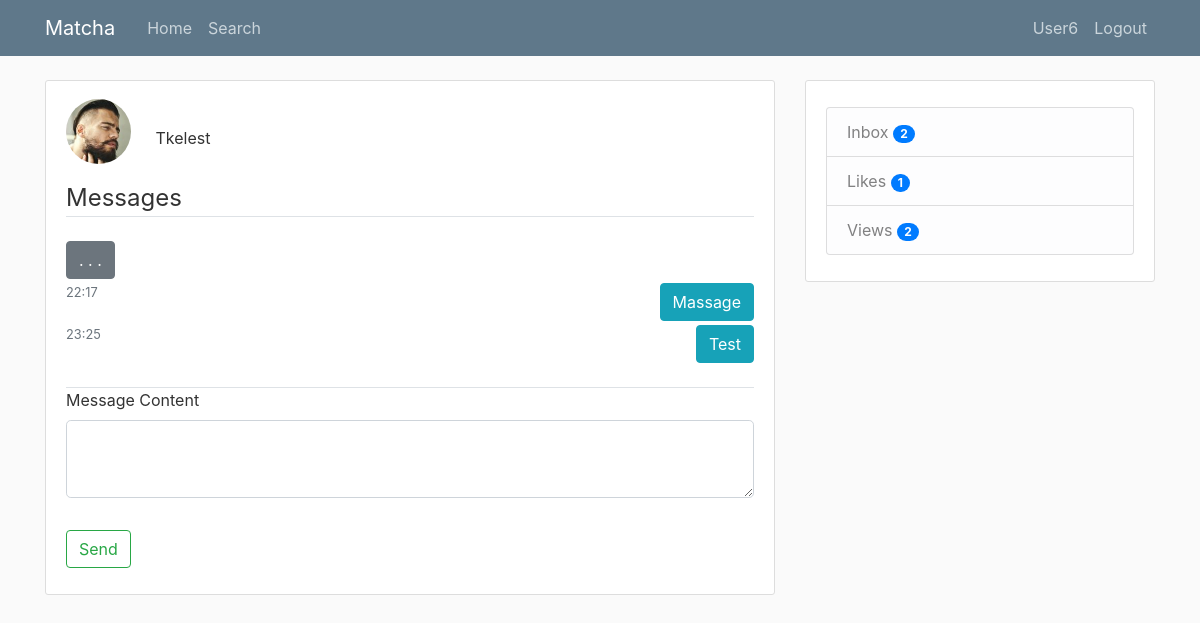
Screenshot of /messages/1 (signed in) with the database file from the repository.
### tables this page shows
CREATE TABLE users (
            user_id INTEGER PRIMARY KEY AUTOINCREMENT,
            firstname TEXT NOT NULL,
            lastname TEXT NOT NULL,
            age INTEGER NOT NULL,
            birthdate TEXT NOT NULL,
            username TEXT NOT NULL,
            email TEXT NOT NULL,
            password TEXT NOT NULL,
            gender TEXT NOT NULL,
            sexual_pref TEXT NULL,
            biography TEXT NULL,
            famerating INTEGER DEFAULT 100,
            image_file_p TEXT DEFAULT "default.jpg",
            image_file_1 TEXT NULL,
            image_file_2 TEXT NULL,
            image_file_3 TEXT NULL,
            image_file_4 TEXT NULL,
            image_file_5 TEXT NULL,
            geo_track TEXT DEFAULT "1",
            location_city TEXT NULL,
            location_region TEXT NULL,
            lat_data INTEGER NULL,
            long_data INTEGER NULL,
            last_seen TEXT NULL,
            authenticated INTEGER DEFAULT 0
            );

CREATE TABLE messages (
            id INTEGER PRIMARY KEY AUTOINCREMENT,
            recipient INTEGER NULL,
            content TEXT NULL,
            date TEXT NULL,
            time TEXT NULL,
            user_id INTEGER NOT NULL,
            FOREIGN KEY (user_id)
                REFERENCES users (user_id) 
            );

### matcha/routes.py (the view, shortened to what this page needs)
@app.route('/messages/<user_id>', methods=['GET', 'POST'])
@login_required
def messages(user_id):
    form = MessagesForm()
    conn = sql.connect('matcha\\users.db')
    cur = conn.cursor()
    if not check_match(conn, cur, user_id, current_user.user_id):
        flash('Unable to access', 'danger')
        return redirect(url_for('home'))
    cur.execute("SELECT * FROM messages WHERE user_id=:currentuser AND recipient=:recipient", {'currentuser': current_user.user_id, 'recipient': user_id})
    messages1 = cur.fetchall()
    cur.execute("SELECT * FROM messages WHERE messages.user_id=:seconduser AND messages.recipient=:currentuser", {'seconduser': user_id, 'currentuser': current_user.user_id})
    messages2 = cur.fetchall()
    print ('messages from clicked user', len(messages2))
    update_message_notification(conn, cur, len(messages2), user_id, current_user.user_id)
    cur.execute("SELECT image_file_p, username, user_id FROM users WHERE user_id=:seconduser", {'seconduser': user_id})
    seconduser_data = cur.fetchone()
    conn.close()
    messages1 = messages1 if messages1 else [(None, None, '. . .', None, '', None)]
    messages2 = messages2 if messages2 else [(None, current_user.user_id, '. . .', None, '', None)]
    messages3 = []
    messages3 = messages1 + messages2
    def getKey(item):
        return item[4]
    messages3 = sorted(messages3, key=getKey)
    return render_template('messages.html', title='Messages', form=form, messages1=messages1, messages2=messages2, seconduser_data=seconduser_data, messages3=messages3)

### matcha/forms.py
class MessagesForm(FlaskForm):
    message_content = TextAreaField('Message Content',
                                    validators=[DataRequired()])
    submit          = SubmitField('Send')

### matcha/dbfunctions.py (called while the page is built)
def check_match(conn, cur, user_id, current_user_id):
    with conn:
        cur.execute("""SELECT * FROM likes WHERE liked_user=:liked_user
                    AND user_id=:user_id""", {'liked_user': current_user_id, 'user_id': user_id})
        liked = cur.fetchone()
        cur.execute("""SELECT * FROM likes WHERE liked_user=:liked_user
                    AND user_id=:user_id""", {'liked_user': user_id, 'user_id': current_user_id})
        likee = cur.fetchone()
    if not liked:
        return (False)
    if not likee:
        return (False)
    if liked[1] == likee[2]:
        return (True)
    else:
        return(False)

def update_message_notification(conn, cur, updated_message, user_id, current_user_id):
    with conn:
        cur.execute("""UPDATE message_notifications SET new_messages=:new_messages
                    WHERE last_seen_user_id=:last_seen_user_id AND user_id=:user_id
                    """, {'new_messages': updated_message, 'last_seen_user_id': user_id, 'user_id': current_user_id})

### matcha/models.py (called while the page is built)
@login_manager.user_loader
def load_user(id):
    conn = sql.connect('matcha\\users.db')
    cur = conn.cursor()
    cur.execute("SELECT * from users where email = (?)", [id])
    userrow = cur.fetchone()
    user = User(userrow[0], userrow[1], userrow[2], userrow[3], userrow[4],
            userrow[5], userrow[6], userrow[7], userrow[8], userrow[9],
            userrow[10], userrow[11], userrow[12], userrow[13], userrow[14],
            userrow[15], userrow[16], userrow[17], userrow[18], userrow[19],
            userrow[20], userrow[21], userrow[22], userrow[23], userrow[24])
    return (user)

### matcha/templates/messages.html (shortened to what this page needs)
{% extends "layout.html" %}
{% block content %}
<div class="content-section">
    <form method="POST" action="">
        <div class="mt-2">
            <img class="rounded-circle account-img-fillers" src="/static/profile_pics/{{ seconduser_data[0] }}">
            {{ seconduser_data[1] }}
        </div>
        <fieldset class="form-group">
            <legend class="border-bottom mb-4">Messages</legend>
            <div class="mb-4">
                {% for message in messages3 %}
                    {% if message[1] != current_user.user_id %}
                    <div class="mb-1 text-left">
                        <button type="button" class="btn btn-secondary">{{ (message[2]) }}</button>
                        <small class="text-muted pull-right">{{ message[4][:-3] }}</small><br>
                    </div>
                    {% else %}
                    <div class="mb-1 text-right">
                        <small class="text-muted pull-left">{{ message[4][:-3] }}</small>
                        <button type="button" class="btn btn-info">{{ message[2] }}</button><br>
                    </div>
                    {% endif %}
                {% endfor %}
            </div>
            <div class="form-group border-top">
                {{ form.message_content.label(class="form-control-label") }}
                {% if form.message_content.errors %}
                {{ form.message_content(class="form-control form-control-lg is-invalid") }}
                <div class="invalid-feedback">
                    {% for error in form.message_content.errors %}
                        <span>{{ error }}</span>
                    {% endfor %}
                </div>
            {% else %}
                {{ form.message_content(class="form-control form-control-lg") }}
            {% endif %}
            </div>
        </fieldset>
        <div class="form-group">
            {{ form.submit(class="btn btn-outline-success") }}
        </div>
    </form>
</div>
{% endblock content %}

### matcha/templates/layout.html (shortened to what this page needs)
<!DOCTYPE html>
<html lang="en">
<head>
    <link rel="stylesheet" href="https://stackpath.bootstrapcdn.com/bootstrap/4.3.1/css/bootstrap.min.css">
    <link rel="stylesheet" type="text/css" href="{{ url_for('static', filename='main.css') }}">
    <link rel="stylesheet" href="https://cdnjs.cloudflare.com/ajax/libs/font-awesome/4.7.0/css/font-awesome.min.css">
</head>
<body>
    <header class="site-header">
        <nav class="navbar navbar-expand-md navbar-dark bg-steel fixed-top">
            <div class="container">
                <a class="navbar-brand mr-4" href="/">Matcha</a>
                <div class="collapse navbar-collapse" id="navbarToggle">
                    <div class="navbar-nav mr-auto">
                        {% if current_user.is_authenticated %}
                        <a class="nav-item nav-link" href="{{ url_for('home') }}">Home</a>
                        <a class="nav-item nav-link" href="{{ url_for('search') }}">Search</a>
                        {% else %}
                        <a class="nav-item nav-link" href="{{ url_for('home') }}">Home</a>
                        <a class="nav-item nav-link" href="{{ url_for('about') }}">About</a>
                        {% endif %}
                    </div>
                    <div class="navbar-nav">
                        {% if current_user.is_authenticated %}
                            <a class="nav-item nav-link" href="{{ url_for('account') }}">{{ current_user.username }}</a>
                            <a class="nav-item nav-link align-middle" href="{{ url_for('logout') }}">Logout</a>
                        {% else %}
                            <a class="nav-item nav-link" href="{{ url_for('register') }}">Register</a>
                            <a class="nav-item nav-link" href="{{ url_for('login') }}">Login</a>
                        {% endif %}
                    </div>
                </div>
            </div>
        </nav>
    </header>
    <main role="main" class="container">
        <div class="row">
            <div class="col-md-8">
                {% block content %}{% endblock %}
            </div>
            {% if current_user.is_authenticated %}
            <div class="col-md-4">
                <div class="content-section">
                    <ul class="list-group mt-3">
                        <a href="{{ url_for('inbox') }}" class="list-group-item list-group-item-light">Inbox
                            <span id="inbox_count" class="badge badge-pill badge-primary"></span>
                        </a>
                        <a href="{{ url_for('likes') }}" class="list-group-item list-group-item-light">Likes
                            {% set new_messages = current_user.age %}
                            <span id="likes_count" class="badge badge-pill badge-primary"></span>
                        </a>
                        <a href="{{ url_for('views') }}" class="list-group-item list-group-item-light">Views
                            <span id="views_count" class="badge badge-pill badge-primary"></span>
                        </a>
                    </ul>
                </div>
            </div>
            {% endif %}
        </div>
    </main>
</body>
</html>

### matcha/static/main.css (style rules this page uses)
body { background: #fafafa; color: #333333; margin-top: 5rem; }
.bg-steel { background-color: #5f788a; }
.site-header .navbar-nav .nav-link { color: #cbd5db; }
.content-section { background: #ffffff; padding: 10px 20px; border: 1px solid #dddddd; border-radius: 3px; margin-bottom: 20px; }
.account-img-fillers { height: 65px; width: 65px; margin-right: 20px; margin-bottom: 16px; }

### rows the page displays
users: username "User6"
users: image_file_p (picture), username "Tkelest"
messages: time "22:17", content "Massage"
messages: time "23:25", content "Test"

### other values shown
{{ (message[2]) }} ". . ."
